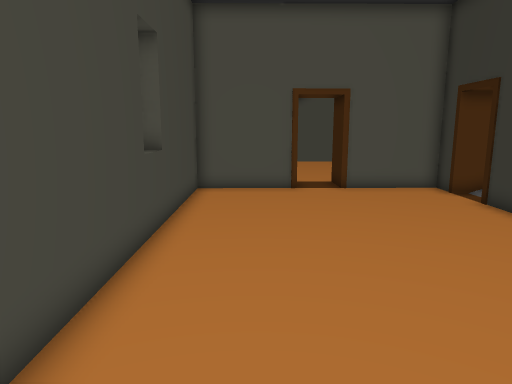
View 1 (above)

17 first-person views from a walk through a Godot game level. The camera is 1.3 m above the floor, tilts 10° down and sees 70° across. Doors that lead somewhere are drawn open, without their leaves. The floor is counted in squares, 0.5 m on a side. Each view is taken from the middle of a square. On the plan, view 1 faces up. The plan holds only what a view shows up to about 20 squares ahead; the rest is blank. The place goes on beyond the plan.

View 2
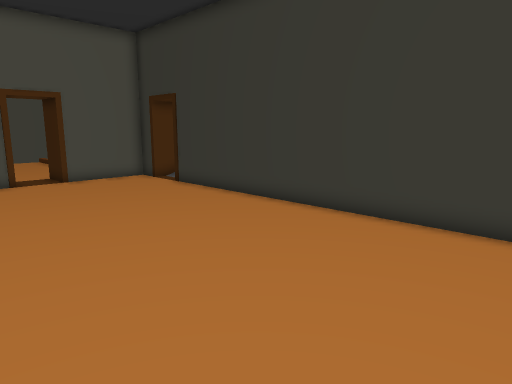

View 3
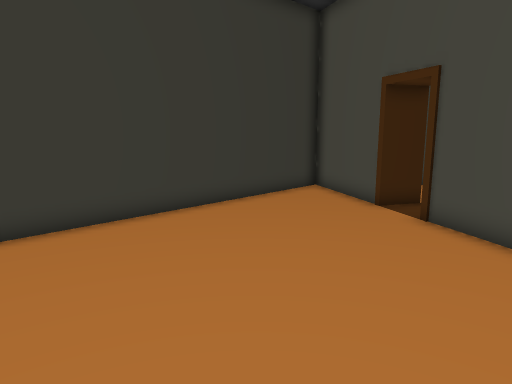

View 4
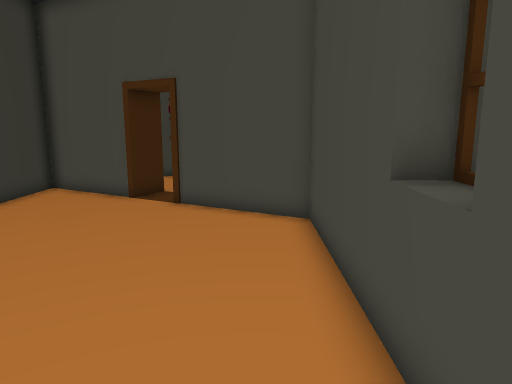

View 5
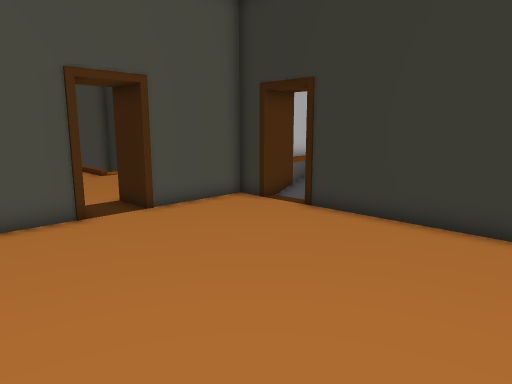

View 6
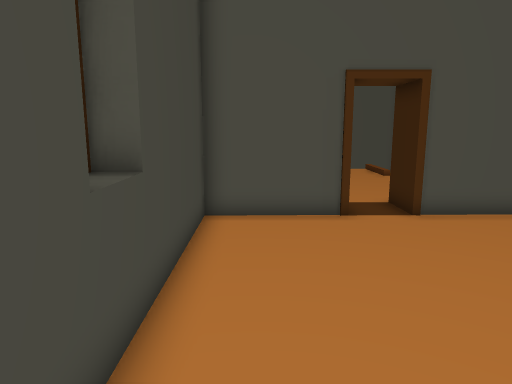

View 7
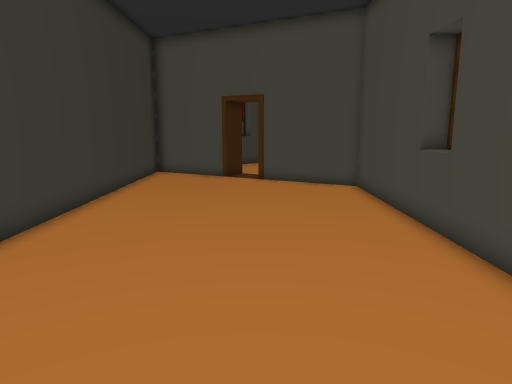

View 8
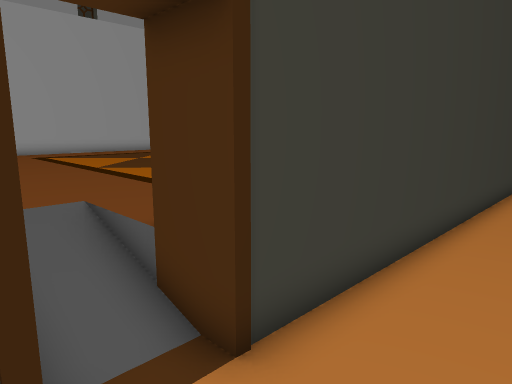

View 9
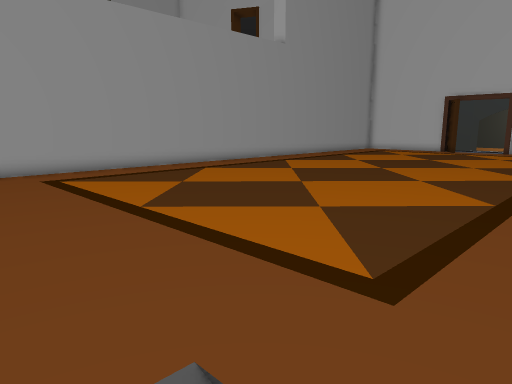

View 10
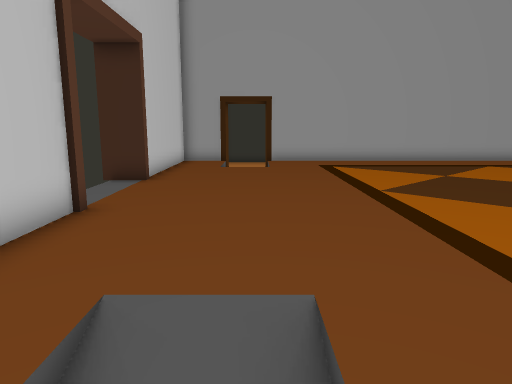

View 11
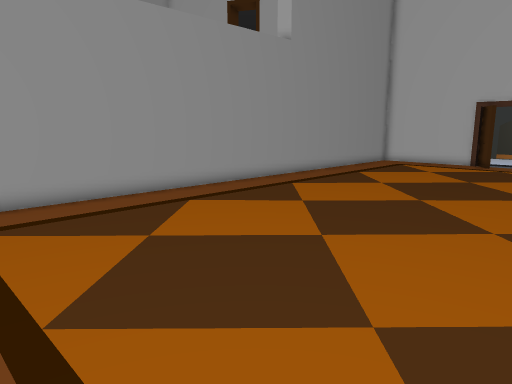

View 12
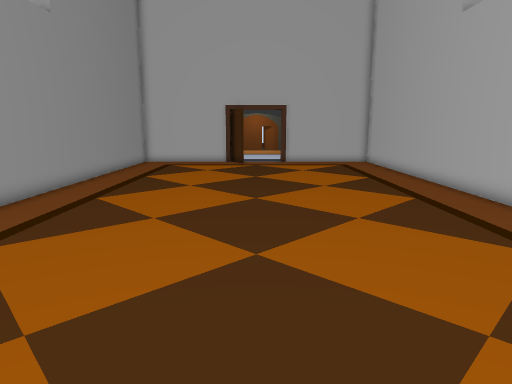

View 13
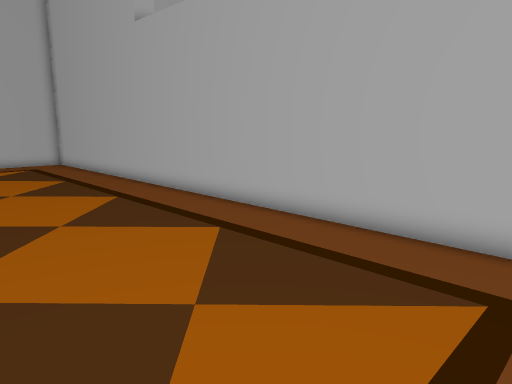

View 14
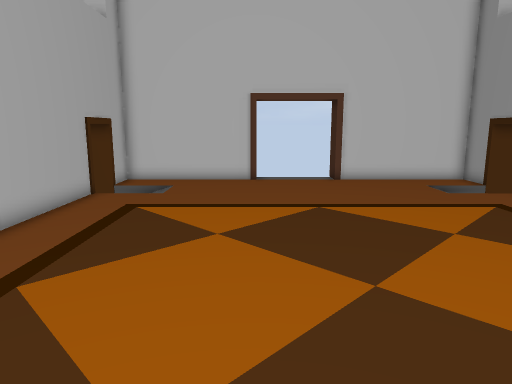

View 15
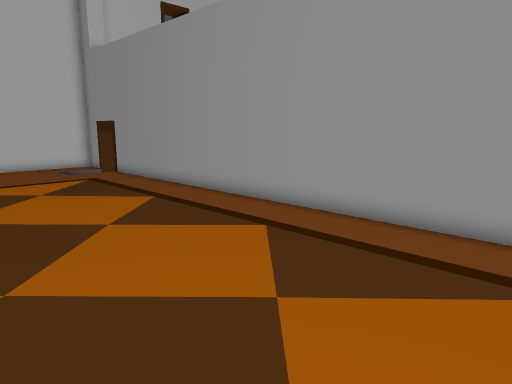

View 16
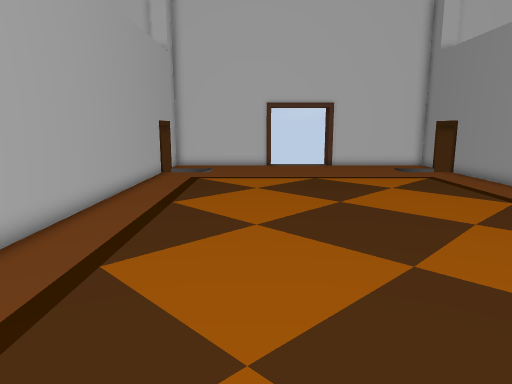

View 17
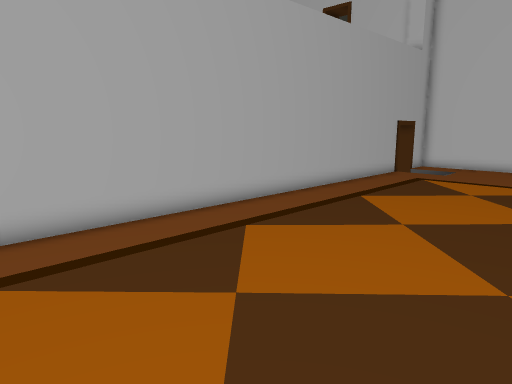

### Floor plan
Key: @ floor where view 1 was taken; # wall or solid block; . main floor; - floor 0.25 m lower than the main floor; _ floor 0.5 m lower than the main floor; / step, stairs or slope; = window, fence, low wall or low ledge.
Columns run from 4 left of view 1 to 27 right of it. Each row starts with its distance up from view 1.
 16  ######_#############...########
 15  #__________##.................#
 14  #__________##-/............./ #
 13  #____________//.............  #
 12  #__________##.................#
 11  #__________##.................#
 10  #__________##.................#
  9  =__________##.................#
  8  #__________##.................#
  7  #__________##.................#
  6  #__________##.................#
  5  #__________##.................#
  4  #__________##.................#
  3  #__________##.................#
  2  =__________##.................#
  1 ##__________##.................#
  0  #__@_______##.................#
 -1  #__________##.................#
 -2  #__________##.................#
 -3  #__________##.................#
 -4  #__________##.................#
 -5  ##_________##.................#
 -6   ##________##.................#
 -7    ### _____##.................#
 -8      ##_____##.................#
 -9       ####__##.................#

Positions as (right, up) in squares from view 1, and headings:
1: (0, 0), facing up
2: (-2, -3), facing up-right
3: (-2, 3), facing down-right
4: (-1, 5), facing down
5: (-2, 5), facing up-right
6: (-1, 5), facing up
7: (2, 11), facing down
8: (5, 15), facing down-right
9: (10, 14), facing down-right
10: (9, 13), facing right
11: (13, 11), facing down-right
12: (18, 11), facing down
13: (18, 11), facing down-left
14: (16, -2), facing up
15: (17, -9), facing up-right
16: (15, -9), facing up
17: (19, -9), facing up-left
